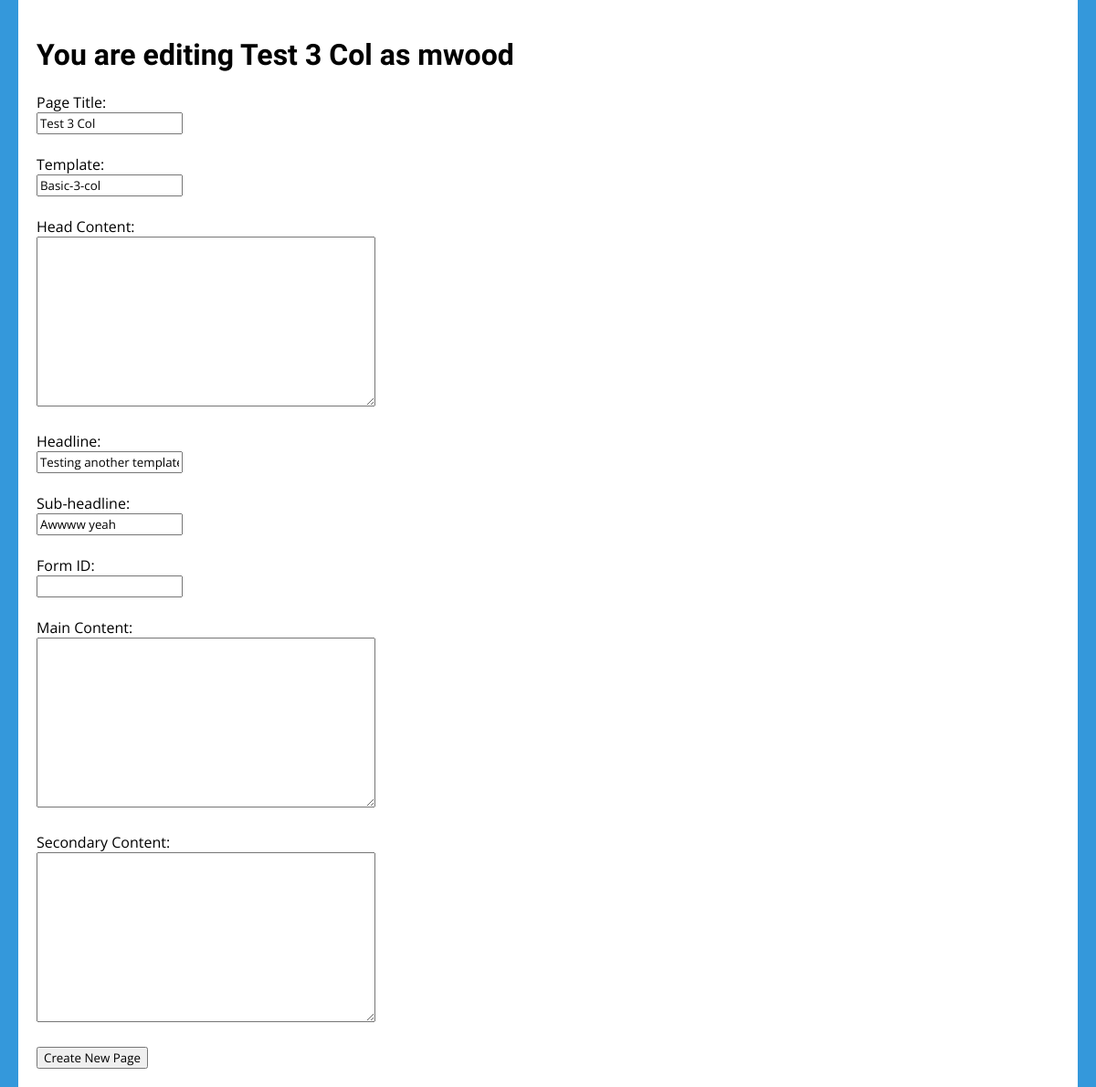
The page /page-editor.php?u=mwood&pid=8 (signed in) on the database its author committed.
### tables this page shows
CREATE TABLE `pages` (
  `page_id` int(11) NOT NULL AUTO_INCREMENT,
  `page_title` varchar(100) DEFAULT NULL,
  `template` varchar(100) DEFAULT NULL,
  `created_by` varchar(100) DEFAULT NULL,
  `head_content` varchar(1000) DEFAULT NULL,
  PRIMARY KEY (`page_id`)
);

CREATE TABLE `content` (
  `page_id` int(11) NOT NULL,
  `form_id` int(11) DEFAULT NULL,
  `headline` varchar(200) DEFAULT NULL,
  `subhead` varchar(200) DEFAULT NULL,
  `content_one` varchar(1000) DEFAULT NULL,
  `content_two` varchar(1000) DEFAULT NULL,
  `content_three` varchar(1000) DEFAULT NULL,
  `content_four` varchar(1000) DEFAULT NULL,
  `content_five` varchar(1000) DEFAULT NULL,
  PRIMARY KEY (`page_id`)
);

### page-editor.php (the view, shortened to what this page needs)
<?php
  include('./inc/connect.php');
  $user = $_GET['u'];
  $page_id = $_GET['pid'];
  $sql = "SELECT *  FROM pages INNER JOIN content ON pages.page_id=content.page_id WHERE pages.page_id = '$page_id'";
  $result = $conn->query($sql);
  if ($result->num_rows == 1) {
      while($row = $result->fetch_array(MYSQLI_ASSOC)) {
          $page_template = $row['template'];
          $head = $row['head_content'];
          $page_title = $row['page_title'];
          $headline = $row['headline'];
          $subhead = $row['subhead'];
      }
  }
?>
  <!DOCTYPE html>
  <html lang="en">
  <head>
    <?php include('./inc/file-links.php'); ?>
    <link rel="stylesheet" href="./css/site.css">
  </head>
  <body>
    <div class="container">
      <h1>You are editing <?php echo $page_title; ?> as <?php echo $user; ?></h1>
      <form action="update.php" method="POST">
        Page Title:
        <br>
        <input type="text" name="title" value="<?php echo $page_title; ?>">
        <br>
        <br> Template:
        <br>
        <input type="text" name="template" value="<?php echo $page_template; ?>">
        <br>
        <br> Head Content:
        <br>
        <textarea type="textarea" cols="50" rows="10" name="head_content" value="<?php echo $head; ?>"></textarea>
        <br>
        <br> Headline:
        <br>
        <input type="text" name="headline" value="<?php echo $headline; ?>"></input>
        <br>
        <br> Sub-headline:
        <br>
        <input type="text" name="subhead" value="<?php echo $subhead; ?>"></input>
        <br>
        <br> Form ID:
        <br>
        <input type="text" name="form_id"></input>
        <br>
        <br> Main Content:
        <br>
        <textarea type="textarea" cols="50" rows="10" name="main_content"></textarea>
        <br>
        <br> Secondary Content:
        <br>
        <textarea type="textarea" cols="50" rows="10" name="sec_content"></textarea>
        <br>
        <br>
        <input type="submit" value="Create New Page">
      </form>
    </div>
  </body>
  </html>

### css/site.css (style rules this page uses)
body, html { margin: 0; padding: 0; min-height: 100%; height: 100%; position: relative; background-color: #3498db; }
.container { display: block; margin: 0 auto; padding: 20px; max-width: 1160px; background-color: #fff; min-height: 100%; min-height: 100vh; box-sizing: border-box; }
* { font-family: 'Open Sans', sans-serif; }
h1, h2, h3, h4, h5, h6 { font-family: 'Oswald', sans-serif; }

### rows shown on the page
pages: page_title "Test 3 Col", title "Test 3 Col", template "Basic-3-col", headline "Testing another template", subhead "Awwww yeah"

### other values the page prints
$user "mwood"
